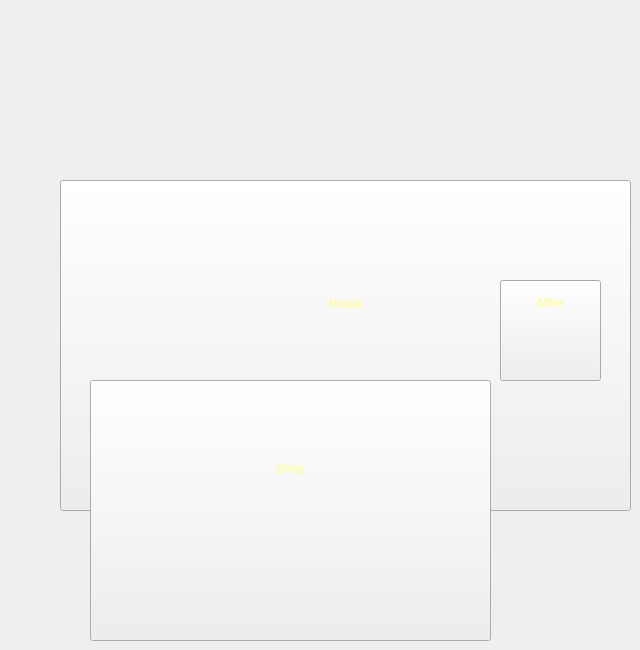
      <widget class="QWidget" name="p4_village1">
       <property name="styleSheet">
        <string notr="true">QWidget#p4_village1{background-image: url(:/Images/Images/villages/village 1/village2.png);}
</string>
       </property>
       <widget class="QPushButton" name="btn_shop">
        <property name="geometry">
         <rect>
          <x>90</x>
          <y>380</y>
          <width>401</width>
          <height>261</height>
         </rect>
        </property>
        <property name="styleSheet">
         <string notr="true">QPushButton#btn_shop:!hover{
border-image: url(:/Images/Images/villages/village 1/asteria village2.png);
color: rgb(255, 255, 127);
font: 25pt &quot;Algerian&quot;;
}
QPushButton#btn_shop:hover{
border-image: url(:/Images/Images/villages/village 1/asteria.png);
}</string>
        </property>
        <property name="text">
         <string>Shop





</string>
        </property>
        <property name="iconSize">
         <size>
          <width>326</width>
          <height>500</height>
         </size>
        </property>
       </widget>
       <widget class="QPushButton" name="btn_hostel">
        <property name="geometry">
         <rect>
          <x>60</x>
          <y>180</y>
          <width>571</width>
          <height>331</height>
         </rect>
        </property>
        <property name="styleSheet">
         <string notr="true">QPushButton#btn_hostel:!hover{
	border-image: url(:/Images/Images/villages/village 1/village3.png);
	color: rgb(255, 255, 127);
	font: 25pt &quot;Algerian&quot;;
}
QPushButton#btn_hostel:hover{
	border-image: url(:/Images/Images/villages/village 1/asteria village3.png);
}
</string>
        </property>
        <property name="text">
         <string>Hostel





</string>
        </property>
        <property name="iconSize">
         <size>
          <width>326</width>
          <height>500</height>
         </size>
        </property>
       </widget>
       <widget class="QPushButton" name="btn_mine">
        <property name="geometry">
         <rect>
          <x>500</x>
          <y>280</y>
          <width>101</width>
          <height>101</height>
         </rect>
        </property>
        <property name="styleSheet">
         <string notr="true">QPushButton#btn_mine:!hover{
border-image: url(:/Images/Images/villages/village 1/mineGate1.png);
color: rgb(255, 255, 127);
font: 13pt &quot;Algerian&quot;;
}
QPushButton#btn_mine:hover{
border-image: url(:/Images/Images/villages/village 1/mineGate2.png);
}</string>
        </property>
        <property name="text">
         <string>Mine



</string>
        </property>
       </widget>
       <zorder>btn_hostel</zorder>
       <zorder>btn_shop</zorder>
       <zorder>btn_mine</zorder>
      </widget>
